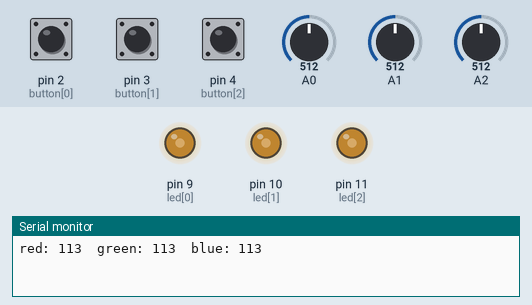
Recording of a sketch running on a simulated Arduino Uno, built with avr-gcc and run on an emulated ATmega328P. Parts: output pins drawn as LEDs (lit = HIGH), the last lines printed to the serial monitor. The inputs (shaded band) are chosen by the test bench; at power-on: A0 = 512, A1 = 512, A2 = 512, pin 2 (button[0]) LOW, pin 3 (button[1]) LOW, pin 4 (button[2]) LOW.

Above: at 1.2 s.
1.3 s: A0 set to 716
At 2.0 s:
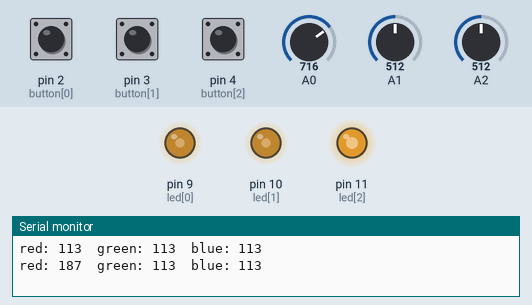
2.8 s: A1 set to 716
At 3.8 s:
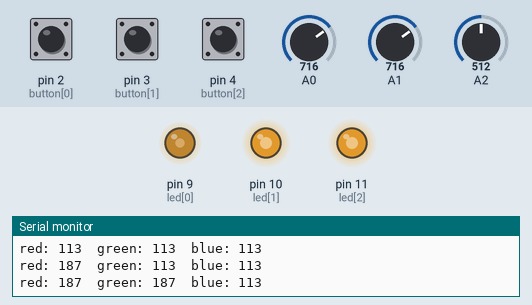
4.3 s: A2 set to 716
At 5.5 s:
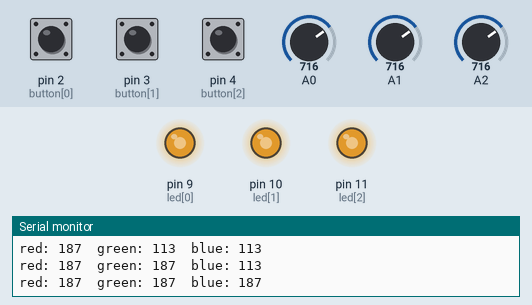
5.8 s: pin 2 (button[0]) pulled HIGH for 0.15 s
At 7.0 s:
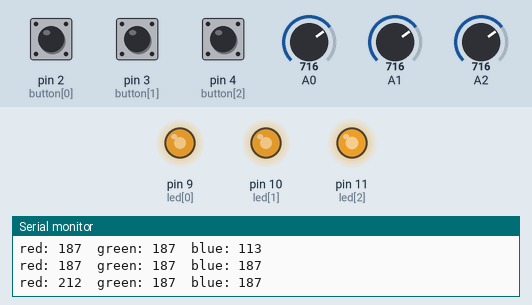
7.4 s: pin 3 (button[1]) pulled HIGH for 0.15 s
At 7.8 s:
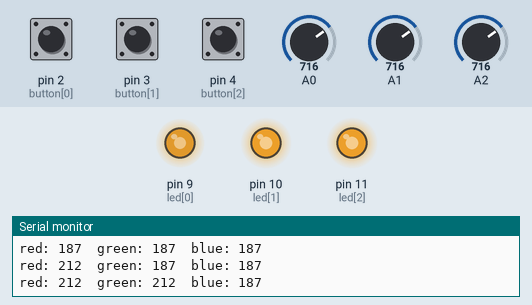
9.0 s: pin 4 (button[2]) pulled HIGH for 0.15 s
At 9.6 s:
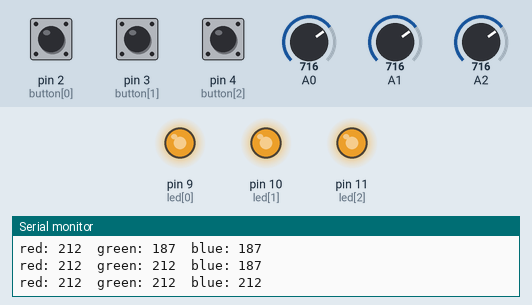
Timing chart, 0 to 11.6 s (numbered marks = the images above; inputs shaded):
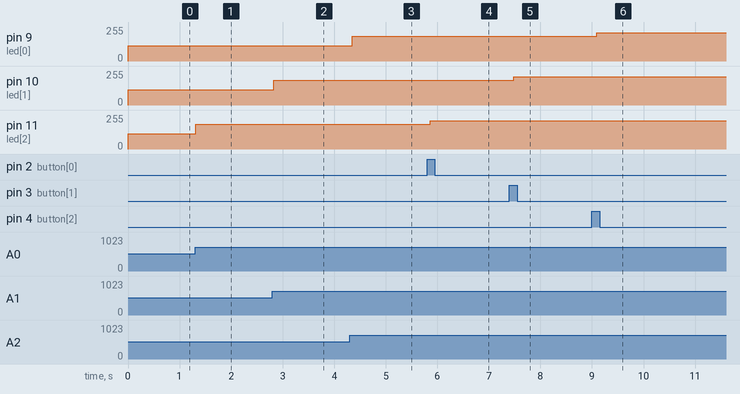

Measured:
- after the input at 1.3 s, pin 11 (led[2]): 113/255 → 187/255 at once
- after the input at 2.8 s, pin 10 (led[1]): 113/255 → 187/255 at once
- after the input at 4.3 s, pin 9 (led[0]): 113/255 → 187/255 after 0.05 s
- after the input at 5.8 s, pin 11 (led[2]): 187/255 → 212/255 after 0.06 s
- after the input at 7.4 s, pin 10 (led[1]): 187/255 → 212/255 after 0.08 s
- after the input at 9.0 s, pin 9 (led[0]): 187/255 → 212/255 after 0.10 s

The sketch:

rgb_pot_button.ino
```cpp
const int led[3]={9,10,11}; //9=blue, 10=green, 11=red
int pot[3]={0,1,2}; //2=red, 1=green, 0=blue
int button[3]={2,3,4}; //2=blue, 3=green, 4=red
int value[3]={0}; //0=red, 1=green, 2=blue
int combine[3]={0}; //0=red, 1=green, 2=blue
int last[3]={0};
int current[3]={0};
int last_combine[3]={0};

void setup()
{
  Serial.begin(9600);
  for(int i=0;i<3;i++)
  {
    pinMode(led[i],OUTPUT);
    pinMode(button[i],INPUT);
  }
}
void loop()
{
  for(int i=0;i<3;i++)
  {
    current[i]=digitalRead(button[i]);
    if(current[i]!=last[i])
    {
      if(current[i]==HIGH) //value: 0=red, 1=green, 2=blue
      {
        value[i]+=25;
        if(value[i]>255)
        {
          value[i]=0;
          combine[i]=0;
        }
      }
      last[i]=current[i];
      delay(50);
    }
  }

  for(int i=0;i<3;i++)
  {
    pot[i]=analogRead(i);
    pot[i]=map(pot[i], 200, 900, 0, 255);
    pot[i]=constrain(pot[i], 0, 255);

    combine[i]=value[i]+pot[i];
    if(combine[i]>255)
    {
      value[i]=0;
      combine[i]=255;
    }
  }
  if(last_combine[0]!=combine[0]||last_combine[1]!=combine[1]||last_combine[2]!=combine[2])
    setColor(combine[0], combine[1], combine[2]);
  for(int i=0;i<3;i++)
  {
    last_combine[i]=combine[i];
  }

  delay(50);
}
void setColor(int red, int green, int blue) //9=blue, 10=green, 11=red
{
  analogWrite(led[2],red);
  Serial.print("\nred: ");
  Serial.print(red);
  analogWrite(led[1],green);
  Serial.print("\tgreen: ");
  Serial.print(green);
  analogWrite(led[0],blue);
  Serial.print("\tblue: ");
  Serial.print(blue);
}
```
